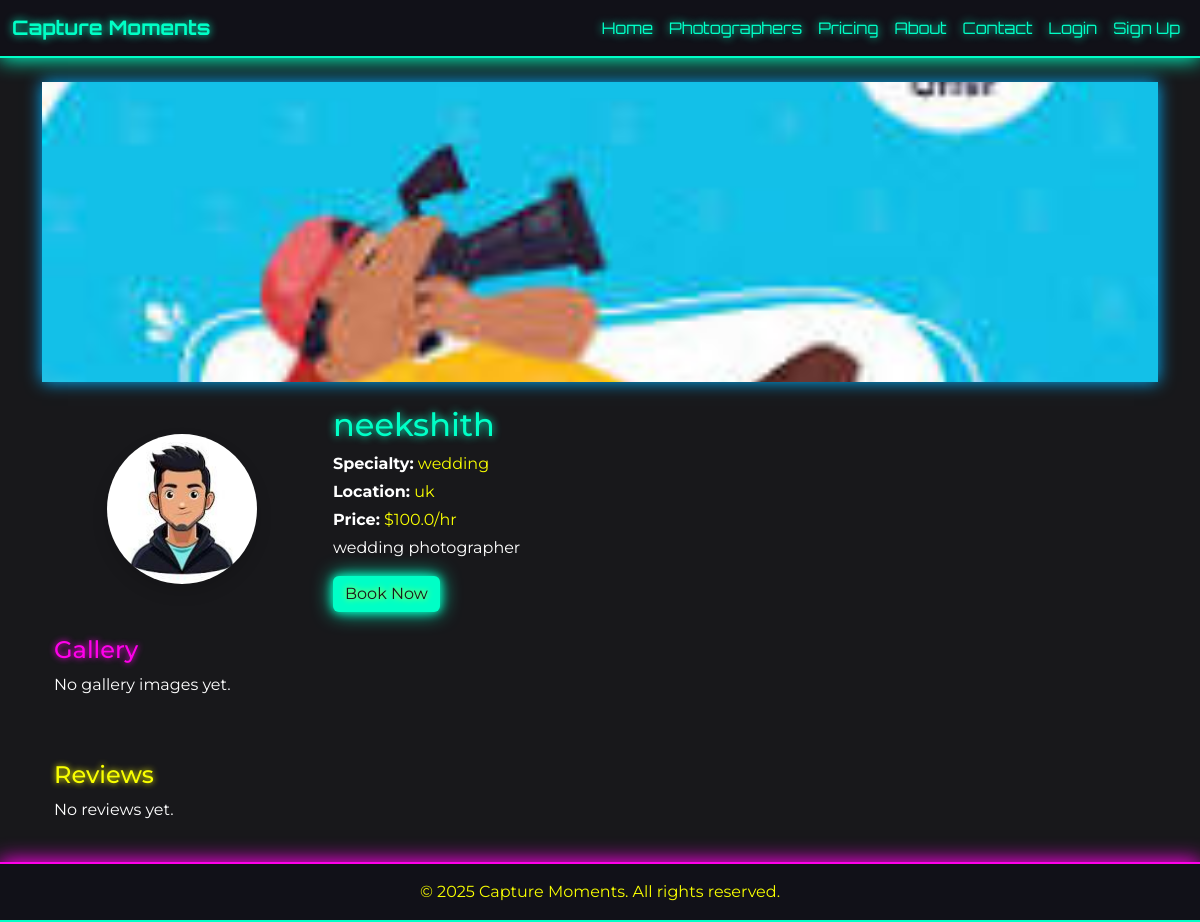
The page /profile/2 on the database its author committed.
### app.py (models this page shows)
class Photographer(db.Model):
    id = db.Column(db.Integer, primary_key=True)
    user_id = db.Column(db.Integer, db.ForeignKey('user.id'), nullable=False)
    name = db.Column(db.String(120), nullable=False)
    bio = db.Column(db.Text)
    specialty = db.Column(db.String(120))
    price_per_hour = db.Column(db.Float, nullable=False)
    location = db.Column(db.String(120))
    bookings = db.relationship('Booking', backref='photographer', lazy=True)
    reviews = db.relationship('Review', backref='photographer', lazy=True)
    profile_image = db.Column(db.String(256), nullable=True)

### app.py (the view)
@app.route('/profile/<int:photographer_id>')
def profile(photographer_id):
    photographer = Photographer.query.get_or_404(photographer_id)
    return render_template('profile.html', photographer=photographer)

### app.py (called while the page is built)
@app.context_processor
def inject_current_year():
    from datetime import datetime
    return {'current_year': datetime.now().year}

### templates/profile.html (shortened to what this page needs)
{% extends 'base.html' %}
{% block content %}
<section class="profile-banner mb-4">
    <img src="{{ url_for('static', filename='img/profile_banner.jpg') }}" class="img-fluid w-100" alt="Profile Banner" style="max-height:300px; object-fit:cover; box-shadow: 0 0 16px var(--neon-blue);">
</section>
<section class="container">
    <div class="row align-items-center mb-4">
        <div class="col-md-3 text-center">
            <img src="{{ url_for('static', filename='img/avatar_default.png') }}" class="rounded-circle shadow" alt="Avatar" width="150" height="150" style="box-shadow: 0 0 12px var(--neon-cyan);">
        </div>
        <div class="col-md-9">
            <h2 style="color: var(--neon-cyan); text-shadow: 0 0 8px var(--neon-cyan);">{{ photographer.name }}</h2>
            <p class="mb-1"><strong>Specialty:</strong> <span style="color: var(--neon-yellow);">{{ photographer.specialty }}</span></p>
            <p class="mb-1"><strong>Location:</strong> <span style="color: var(--neon-yellow);">{{ photographer.location }}</span></p>
            <p class="mb-1"><strong>Price:</strong> <span style="color: var(--neon-yellow);">${{ photographer.price_per_hour }}/hr</span></p>
            <p>{{ photographer.bio }}</p>
            <a href="{{ url_for('booking', photographer_id=photographer.id) }}" class="btn btn-neon">Book Now</a>
        </div>
    </div>
    <div class="row mb-5">
        <div class="col-12">
            <h4 style="color: var(--neon-pink); text-shadow: 0 0 6px var(--neon-pink);">Gallery</h4>
            <div class="row g-2">
                {% for image in photographer.gallery_images %}
                <div class="col-6 col-md-3">
                    <img src="{{ url_for('static', filename='img/' + image) }}" class="img-fluid rounded shadow-sm" alt="Gallery Image" style="box-shadow: 0 0 8px var(--neon-blue);">
                </div>
                {% else %}
                <div class="col-12">
                    <p>No gallery images yet.</p>
                </div>
                {% endfor %}
            </div>
        </div>
    </div>
    <div class="row">
        <div class="col-12">
            <h4 style="color: var(--neon-yellow); text-shadow: 0 0 6px var(--neon-yellow);">Reviews</h4>
            {% for review in photographer.reviews %}
            <div class="card mb-3" style="box-shadow: 0 0 8px var(--neon-cyan);">
                <div class="card-body">
                    <div class="d-flex align-items-center mb-2">
                        <img src="{{ url_for('static', filename='img/avatar_default.png') }}" class="rounded-circle me-2" width="40" height="40" alt="User Avatar" style="box-shadow: 0 0 6px var(--neon-pink);">
                        <strong>{{ review.user.username }}</strong>
                        <span class="ms-3 text-warning">{% for i in range(review.rating) %}<i class="bi bi-star-fill"></i>{% endfor %}</span>
                    </div>
                    <p class="mb-1">{{ review.comment }}</p>
                    <small class="text-muted">{{ review.created_at.strftime('%b %d, %Y') }}</small>
                </div>
            </div>
            {% else %}
            <p>No reviews yet.</p>
            {% endfor %}
        </div>
    </div>
</section>
{% endblock %}

### static/css/styles.css (style rules this page uses)
:root { --bg-dark: #18181B; --neon-cyan: #00FFC6; --neon-pink: #FF00EA; --neon-blue: #00B2FF; --neon-yellow: #F9FF00; --text-main: #FFFFFF; --text-secondary: #B0B0B0; --font-main: 'Montserrat', 'Orbitron', Arial, sans-serif; }
body { background: var(--bg-dark); color: var(--text-main); font-family: var(--font-main); min-height: 100vh; }
.btn-neon { background: var(--neon-cyan); color: var(--bg-dark); border: none; box-shadow: 0 0 10px var(--neon-cyan), 0 0 20px var(--neon-cyan); transition: background 0.2s, color 0.2s, box-shadow 0.2s; }
a, a:visited { color: var(--neon-yellow); text-shadow: 0 0 6px var(--neon-yellow); }

### rows shown on the page
Photographer: name "neekshith", specialty "wedding", location "uk", price_per_hour "100.0", bio "wedding photographer"
